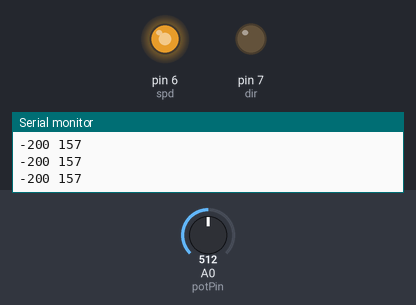
The sketch below on a simulated Arduino Uno, built with avr-gcc and run on an emulated ATmega328P. Parts: output pins drawn as LEDs (lit = HIGH), the last lines printed to the serial monitor. The inputs (shaded band) are chosen by the test bench; at power-on: A0 (potPin) = 512.

Above: at 0.8 s.
0.9 s: A0 (potPin) set to 306
At 2.0 s:
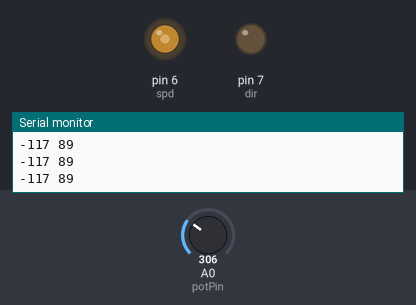
2.5 s: A0 (potPin) set to 122
At 3.0 s:
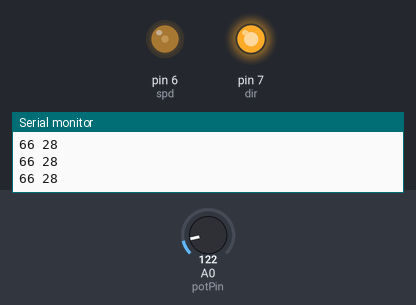
4.1 s: A0 (potPin) set to 24
At 5.1 s:
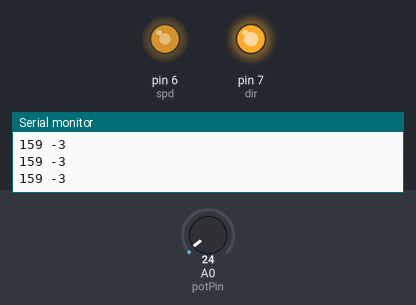
Timing chart, 0 to 7.1 s (numbered marks = the images above; inputs shaded):
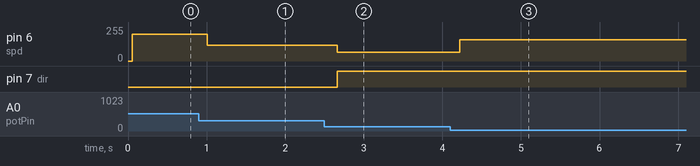

The sketch:

linear_actuators_pid.ino
```cpp
 #include <Arduino.h>

// Define pin numbers
const int spd = 6;
const int dir = 7;
const int potPin = A0;

int tgt = 50;      // in mm

int pwm = 200;      // speed, in pwm TODO change this to mm/s
int stroke = 300;   // stroke length, in mm
int potMin = 34;    // Calibrated, pot val at min stroke
int potMax = 945;   // Calibrated, pot val at max stroke

float kP=3;
float kI=1;
float kD=0;
float derivative;
float error;
float prevError=0;
float integral=0;
float threshold=1;
float i_threshold = 20;
void setup() {
  Serial.begin(9600);
  pinMode(spd, OUTPUT);
  pinMode(dir, OUTPUT);
  pinMode(potPin, INPUT);

  int lastValue = analogRead(potPin);
  while (true) {
    // Handle new readings
    int newVal = analogRead(potPin);

    if (abs(newVal - lastValue) > 20) {
      // Serial.println("Ignoring jump");
      lastValue = newVal;
      delay(50);
      continue;
    }

    lastValue = newVal;

    int pos = map(newVal, potMin, potMax, 0, stroke);
    // Serial.print(newVal);
    // Serial.print("\t:\t");
    // Serial.println(pos);

    int output;

    delay(50);
    error=tgt-pos;
    if(abs(error)>=threshold){
      error=tgt-pos;
      derivative=error-prevError;
      prevError=error;
      if (abs(error) <= i_threshold && abs(error) != 0) {
        integral+=error;
      } else {
        integral = 0;
      }
      output=kP*error+kI*integral+kD*derivative;
      output=constrain(output,-pwm,pwm);
    }

    Serial.print(output);
    Serial.print(" ");
    Serial.println(pos);
    // When here, output is between -pwm and pwm. Output 0 will stop;
  	digitalWrite(dir, output > 0);
    if (abs(error)<=threshold) {
      analogWrite(spd, 0);
    } else {
      analogWrite(spd, abs(output));
    }
    delay(50);
  }
}

void loop() {}
```

Measured:
- after the input at 0.9 s, pin 6 (spd): 200/255 → 117/255 after 0.11 s
- after the input at 2.5 s, pin 6 (spd): 117/255 → 66/255 after 0.17 s; pin 7 (dir): LOW → HIGH after 0.17 s
- after the input at 4.1 s, pin 6 (spd): 66/255 → 159/255 after 0.12 s
